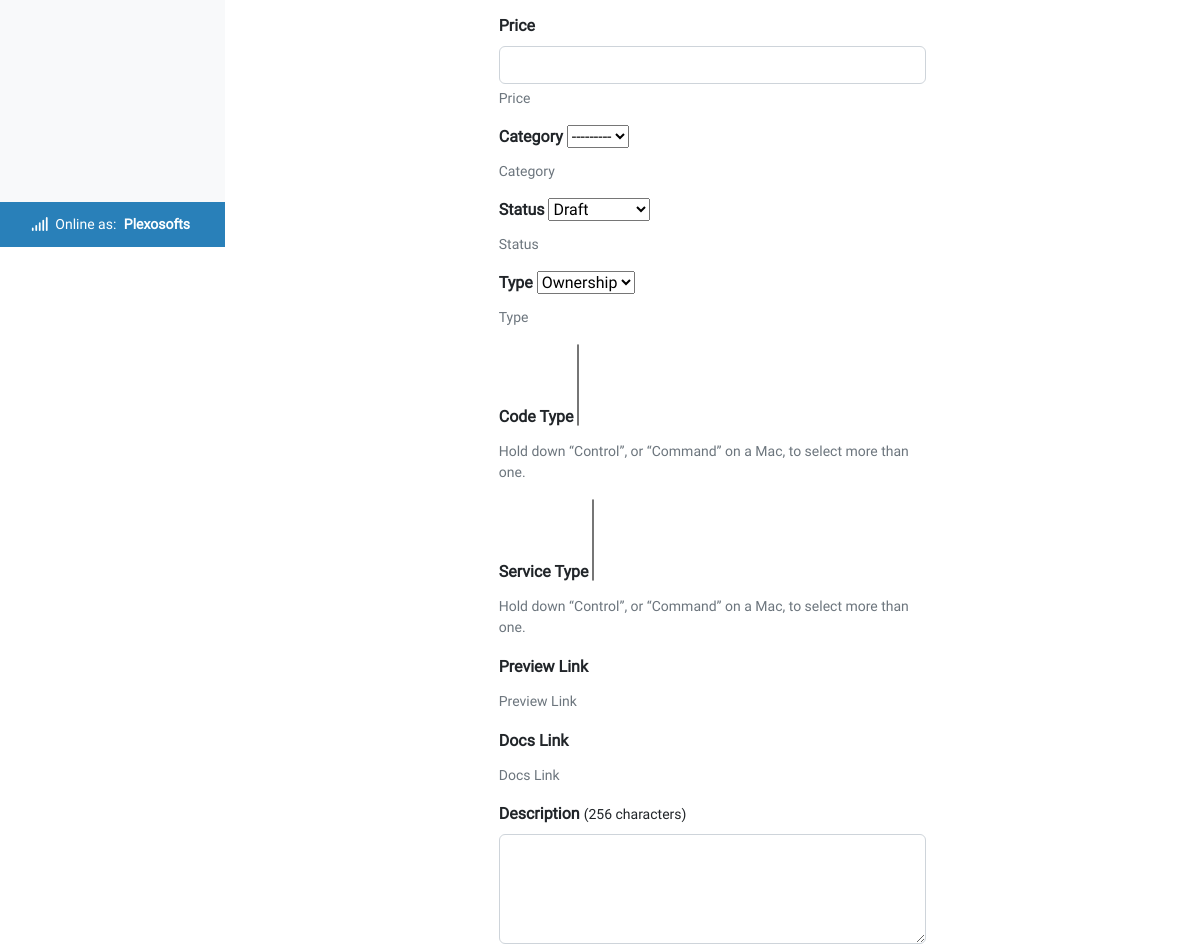
The app's page /account/admin/create/ (signed in, middle part), older data.
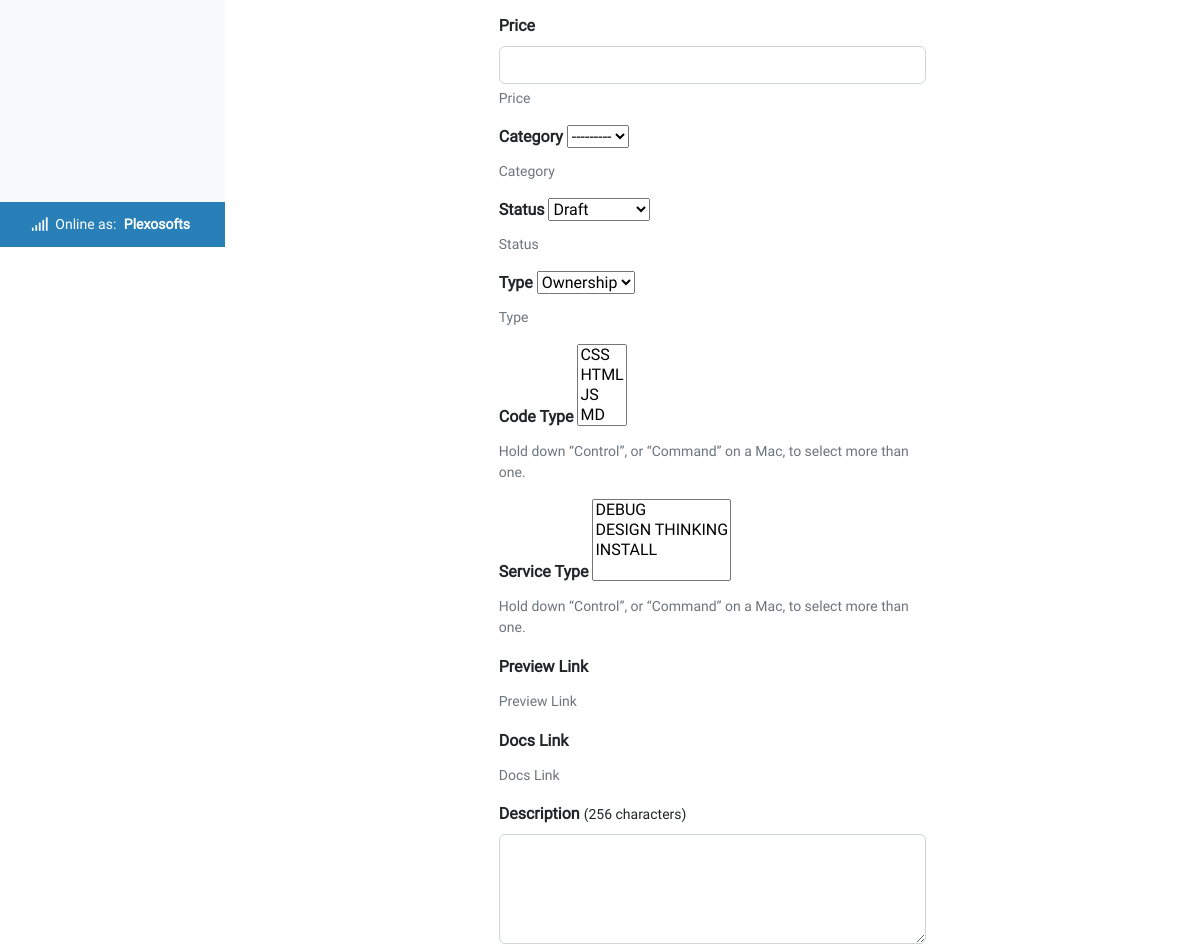
The same page, newer data.
### homepage/models.py (models this page shows, shortened)
class UserProfile(AbstractUser):
    email = models.EmailField(
        unique=True)
    role = models.IntegerField(choices=ROLES, default=0)
    type = models.IntegerField(choices=USER_TYPE, default=0)
    status = models.IntegerField(choices=STATUS, default=2)
    user_transactions = models.ManyToManyField(
        'product_service.Product',
        through='product_service.Transaction',
        related_name='user_profiles')
    class Meta:
        ordering = ['username']

### product_service/models.py (models this page shows)
class CodeType(models.Model):
    code = models.CharField(max_length=64, unique=True)
    class Meta:
        ordering = ['code']
        verbose_name_plural = "CodeTypes"
    def __str__(self):
        return self.code

class ServiceType(models.Model):
    service = models.CharField(max_length=64, unique=True)
    class Meta:
        ordering = ['service']
        verbose_name_plural = "ServiceTypes"
    def __str__(self):
        return self.service

### product_service/views.py (the view, shortened to what this page needs)
# urls.py: path('account/admin/create/', AdminProductCreation.as_view(),
class AdminProductCreation(AdminRequiredMixin, View):
    template_name = 'admin-dashboard/create_product.html'
    def get(self, request, *args, **kwargs):
        form = AdminProductCreationForm(initial={'author': request.user})
        return render(request, self.template_name, {'form': form})

### admin_dashboard/views.py (called while the page is built)
    def test_func(self):
        user_profile = self.request.user
        return user_profile and user_profile.role == 1

### homepage/custom_context_processors.py (called while the page is built)
def get_verified_email(request):
    if request.user.is_authenticated:
        try:
            email_object = EmailAddress.objects.get(user=request.user)
            if email_object.verified:
                return {'get_verified_email': email_object}
        except EmailAddress.DoesNotExist:
            pass
    return {'get_verified_email': None}

### admin_dashboard/templates/admin-dashboard/create_product.html (shortened to what this page needs)
{% extends "admin-dashboard/base.html" %}
{% load i18n %}
{% block content%}
<main class="pb-5 mb-5">
    <div class="container-fluid px-5 pb-5">
        {% if request.user.role == 0 %}
        <div class="alert alert-warning text-center" role="alert">
            In order to create a Product you need to be an admin.
        </div>
        {% elif request.user.role == 1%}
        <div class="row d-flex justify-content-center align-items-center">
            <div class="col-xl-6 col-md-12 d-inline-block">
                <form method="POST" enctype="multipart/form-data">
                    <div class="mb-3">
                        <label for="{{ form.price.id_for_label }}" class="form-label">
                            <strong>{{ form.price.label }}</strong>
                        </label>
                        <input type="number" name="{{ form.price.name }}" class="form-control"
                            id="{{ form.price.id_for_label }}" value="{{ form.price.value|default:'' }}" step="0.01"
                            min="0" required>
                        <div class="form-text">{{ form.price.help_text }}</div>
                    </div>
                    <div class="mb-3">
                        <label for="{{ form.category.id_for_label }}"
                            class="form-label"><strong>{{ form.category.label }}</strong></label>
                        {{ form.category }}
                        <div class="form-text">{{ form.category.help_text }}</div>
                    </div>
                    <div class="mb-3">
                        <label for="{{ form.status.id_for_label }}"
                            class="form-label"><strong>{{ form.status.label }}</strong></label>
                        {{ form.status }}
                        <div class="form-text">{{ form.status.help_text }}</div>
                    </div>
                    <div class="mb-3">
                        <label for="{{ form.type.id_for_label }}"
                            class="form-label"><strong>{{ form.type.label }}</strong></label>
                        {{ form.type }}
                        <div class="form-text">{{ form.type.help_text }}</div>
                    </div>
                    <div class="mb-3">
                        <label for="{{ form.code.id_for_label }}"
                            class="form-label"><strong>{{ form.code.label }}</strong></label>
                        {{ form.code }}
                        <div class="form-text">{{ form.code.help_text }}</div>
                    </div>
                    <div class="mb-3">
                        <label for="{{ form.service.id_for_label }}"
                            class="form-label"><strong>{{ form.service.label }}</strong></label>
                        {{ form.service }}
                        <div class="form-text">{{ form.service.help_text }}</div>
                    </div>
                    <div class="mb-3">
                        <label for="{{ form.preview.id_for_label }}"
                            class="form-label"><strong>{{ form.preview.label }}</strong></label>
                        {{ form.preview }}
                        <div class="form-text">{{ form.preview.help_text }}</div>
                    </div>
                    <div class="mb-3">
                        <label for="{{ form.docs.id_for_label }}"
                            class="form-label"><strong>{{ form.docs.label }}</strong></label>
                        {{ form.docs }}
                        <div class="form-text">{{ form.docs.help_text }}</div>
                    </div>
                    <div class="mb-3">
                        <label for="{{ form.description.id_for_label }}"
                            class="form-label"><strong>{{ form.description.label }}</strong>
                            <small>(256 characters)</small>
                        </label>
                        <textarea name="{{ form.description.name }}" class="form-control"
                            id="{{ form.description.id_for_label }}" rows="4"
                            required>{{ form.description.value|default:'' }}</textarea>
                    </div>
                </form>
            </div>
        </div>
        {% endif %}
    </div>
</main>
{% endblock %}

### admin_dashboard/templates/admin-dashboard/base.html (shortened to what this page needs)
{% load static %}
{% now "Y-m-d" as current_date %}
{% now "Y" as copyright %}
<!DOCTYPE html>
<html lang="en">
<head>
    <link href="https://cdn.jsdelivr.net/npm/bootstrap@5.2.3/dist/css/bootstrap.min.css" rel="stylesheet">
    <link href="https://cdn.jsdelivr.net/npm/bootstrap-icons@1.5.0/font/bootstrap-icons.css" rel="stylesheet" />
    <link href="https://cdn.jsdelivr.net/npm/simple-datatables@7.1.2/dist/style.min.css" rel="stylesheet" />
    <link href="{% static 'backend/css/styles.css' %}" rel="stylesheet" />
    <link rel="stylesheet" href="{% static 'custom/css/style.css' %}">
    <link rel="stylesheet" href="{% static 'frontend/css/base.css' %}">
</head>
<body class="sb-nav-fixed">
    <div id="layoutSidenav">
        <div id="layoutSidenav_nav">
            <nav class="sb-sidenav accordion sb-sidenav-light" id="sidenavAccordion">
                <div class="sb-sidenav-menu">
                </div>
                <div class="sb-sidenav-footer text-center">
                    <div class="small"> <i class="fa-solid fa-signal"></i>
                        &nbsp;Online as:
                        <span class="px-1"><strong>{{ request.user.username }}
                            </strong>
                        </span>
                    </div>
                </div>
            </nav>
        </div>
        <div id="layoutSidenav_content">
            {% block content %}
            {% endblock content %}
        </div>
    </div>
</body>
</html>

### static/custom/css/style.css (style rules this page uses)
* { font-family: 'Roboto', Fairplay, sans-serif; }
input { border: none; }

### static/frontend/css/base.css (style rules this page uses)
.sb-sidenav-light .sb-sidenav-footer { background-color: #2980b9; color: #fff; }

Row changes from the older to the newer data that the page shows:
added CodeType: code "CSS / HTML / JS / MD"
added ServiceType: service "DEBUG / DESIGN THINKING / INSTALL"
